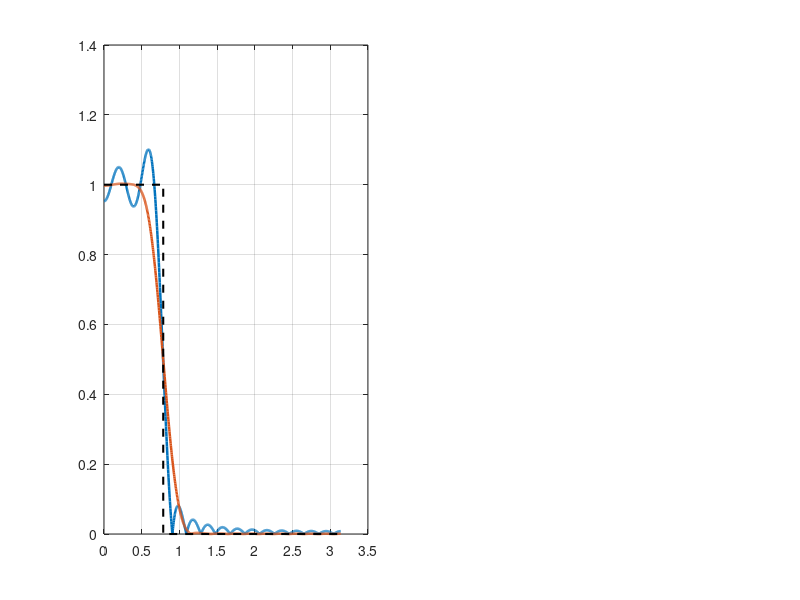

This figure's MATLAB source: (Note: this script raises an error after producing the figure.)
clc; clear all; close all;

% Parâmetros comuns
M = 30;
alpha = M / 2; % 15 amostras de atraso
wc = 0.25 * pi; % Frequência de corte

% Filtro ideal para referência
w_ideal = [0, wc, wc, pi];
mag_ideal = [1, 1, 0, 0];

% 1. Filtro com Janela Retangular (Truncamento Simples)
n = 0:M;
g_rect = zeros(size(n));
for i = 1:length(n)
    val = n(i);
    if val == alpha
        g_rect(i) = wc / pi;
    else
        g_rect(i) = sin(wc * (val - alpha)) / (pi * (val - alpha));
    end
end

% 2. Filtro com Janela de Hamming
w_ham = hamming(M + 1)';
g_hamming = g_rect .* w_ham;

% Resposta em frequência
[H_rect, w] = freqz(g_rect, 1, 1024);
[H_hamming, ~] = freqz(g_hamming, 1, 1024);

mag_rect = abs(H_rect);
mag_hamming = abs(H_hamming);

phase_rect = unwrap(angle(H_rect));
phase_hamming = unwrap(angle(H_hamming));

% ================= PLOT COMPARATIVO =================
fig = figure('Position', [100, 100, 1100, 420], 'Visible', 'off');

% Cores padrão do MATLAB
c1 = [0, 0.4470, 0.7410];      % Azul
c2 = [0.8500, 0.3250, 0.0980];  % Laranja/Vermelho

% 1. Magnitude
subplot(1, 2, 1);
plot(w, mag_rect, 'LineWidth', 1.8, 'Color', c1);
hold on;
plot(w, mag_hamming, 'LineWidth', 1.8, 'Color', c2);
plot(w_ideal, mag_ideal, 'k--', 'LineWidth', 1.5);
grid on;
ax1 = gca;
ax1.GridLineStyle = '--'; ax1.GridAlpha = 0.5; ax1.FontSize = 11; ax1.FontName = 'Arial'; ax1.Box = 'on';
ax1.XTick = [0, 0.25*pi, 0.5*pi, 0.75*pi, pi];
ax1.XTickLabel = {'0', '0.25\pi (\omega_c)', '0.5\pi', '0.75\pi', '\pi'};

title('Resposta em Magnitude |G(e^{j\omega})|', 'FontSize', 12, 'FontWeight', 'bold', 'FontName', 'Arial');
xlabel('Frequência Angular \omega (rad/amostra)', 'FontSize', 11, 'FontName', 'Arial');
ylabel('Magnitude', 'FontSize', 11, 'FontName', 'Arial');
ylim([-0.1, 1.2]); xlim([0, pi]);
legend('Janela Retangular', 'Janela de Hamming', 'Filtro Ideal', 'Location', 'northeast');

% 2. Fase
subplot(1, 2, 2);
plot(w, phase_rect, 'LineWidth', 2.2, 'Color', c1);
hold on;
plot(w, phase_hamming, '--', 'LineWidth', 1.8, 'Color', c2); % Linha tracejada para mostrar sobreposição
grid on;
ax2 = gca;
ax2.GridLineStyle = '--'; ax2.GridAlpha = 0.5; ax2.FontSize = 11; ax2.FontName = 'Arial'; ax2.Box = 'on';
ax2.XTick = [0, 0.25*pi, 0.5*pi, 0.75*pi, pi];
ax2.XTickLabel = {'0', '0.25\pi', '0.5\pi', '0.75\pi', '\pi'};

title('Resposta de Fase \angle G(e^{j\omega})', 'FontSize', 12, 'FontWeight', 'bold', 'FontName', 'Arial');
xlabel('Frequência Angular \omega (rad/amostra)', 'FontSize', 11, 'FontName', 'Arial');
ylabel('Fase (rad)', 'FontSize', 11, 'FontName', 'Arial');
xlim([0, pi]);
legend('Janela Retangular', 'Janela de Hamming', 'Location', 'southwest');

% Salvar em pasta ASCII segura
output_path = 'C:\Users\engma\.gemini\antigravity-cli\brain\aaf32d08-cb6b-42ba-874d-38315eaacaae\scratch\sinc_fourier_hamming_comparison.svg';
print(fig, output_path, '-dsvg');
close(fig);

disp('Gráfico comparativo Hamming vs Retangular gerado com sucesso!');
